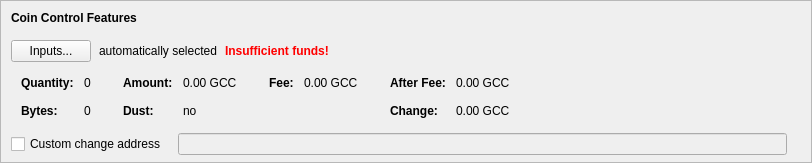
    <widget class="QFrame" name="frameCoinControl">
     <property name="sizePolicy">
      <sizepolicy hsizetype="Expanding" vsizetype="Expanding">
       <horstretch>0</horstretch>
       <verstretch>0</verstretch>
      </sizepolicy>
     </property>
     <property name="maximumSize">
      <size>
       <width>16777215</width>
       <height>16777215</height>
      </size>
     </property>
     <property name="frameShape">
      <enum>QFrame::StyledPanel</enum>
     </property>
     <property name="frameShadow">
      <enum>QFrame::Sunken</enum>
     </property>
     <layout class="QVBoxLayout" name="verticalLayoutCoinControl2">
      <property name="spacing">
       <number>0</number>
      </property>
      <property name="leftMargin">
       <number>0</number>
      </property>
      <property name="topMargin">
       <number>0</number>
      </property>
      <property name="rightMargin">
       <number>0</number>
      </property>
      <property name="bottomMargin">
       <number>6</number>
      </property>
      <item>
       <layout class="QVBoxLayout" name="verticalLayoutCoinControl" stretch="0,0,0,0,1">
        <property name="spacing">
         <number>0</number>
        </property>
        <property name="leftMargin">
         <number>10</number>
        </property>
        <property name="topMargin">
         <number>10</number>
        </property>
        <item>
         <layout class="QHBoxLayout" name="horizontalLayoutCoinControl1">
          <property name="bottomMargin">
           <number>15</number>
          </property>
          <item>
           <widget class="QLabel" name="labelCoinControlFeatures">
            <property name="sizePolicy">
             <sizepolicy hsizetype="Preferred" vsizetype="Maximum">
              <horstretch>0</horstretch>
              <verstretch>0</verstretch>
             </sizepolicy>
            </property>
            <property name="font">
             <font>
              <weight>75</weight>
              <bold>true</bold>
             </font>
            </property>
            <property name="styleSheet">
             <string notr="true">font-weight:bold;</string>
            </property>
            <property name="text">
             <string>Coin Control Features</string>
            </property>
           </widget>
          </item>
         </layout>
        </item>
        <item>
         <layout class="QHBoxLayout" name="horizontalLayoutCoinControl2" stretch="0,0,0,0">
          <property name="spacing">
           <number>8</number>
          </property>
          <property name="bottomMargin">
           <number>10</number>
          </property>
          <item>
           <widget class="QPushButton" name="pushButtonCoinControl">
            <property name="styleSheet">
             <string notr="true"/>
            </property>
            <property name="text">
             <string>Inputs...</string>
            </property>
            <property name="autoDefault">
             <bool>false</bool>
            </property>
           </widget>
          </item>
          <item>
           <widget class="QLabel" name="labelCoinControlAutomaticallySelected">
            <property name="text">
             <string>automatically selected</string>
            </property>
            <property name="margin">
             <number>5</number>
            </property>
           </widget>
          </item>
          <item>
           <widget class="QLabel" name="labelCoinControlInsuffFunds">
            <property name="font">
             <font>
              <weight>75</weight>
              <bold>true</bold>
             </font>
            </property>
            <property name="styleSheet">
             <string notr="true">color:red;font-weight:bold;</string>
            </property>
            <property name="text">
             <string>Insufficient funds!</string>
            </property>
            <property name="margin">
             <number>5</number>
            </property>
           </widget>
          </item>
          <item>
           <spacer name="horizontalSpacerCoinControl">
            <property name="orientation">
             <enum>Qt::Horizontal</enum>
            </property>
            <property name="sizeHint" stdset="0">
             <size>
              <width>40</width>
              <height>1</height>
             </size>
            </property>
           </spacer>
          </item>
         </layout>
        </item>
        <item>
         <widget class="QWidget" name="widgetCoinControl" native="true">
          <property name="sizePolicy">
           <sizepolicy hsizetype="Preferred" vsizetype="Preferred">
            <horstretch>0</horstretch>
            <verstretch>0</verstretch>
           </sizepolicy>
          </property>
          <property name="minimumSize">
           <size>
            <width>0</width>
            <height>0</height>
           </size>
          </property>
          <property name="styleSheet">
           <string notr="true"/>
          </property>
          <layout class="QHBoxLayout" name="horizontalLayoutCoinControl5">
           <property name="leftMargin">
            <number>0</number>
           </property>
           <property name="topMargin">
            <number>0</number>
           </property>
           <property name="rightMargin">
            <number>0</number>
           </property>
           <property name="bottomMargin">
            <number>0</number>
           </property>
           <item>
            <layout class="QHBoxLayout" name="horizontalLayoutCoinControl3" stretch="0,0,0,1">
             <property name="spacing">
              <number>20</number>
             </property>
             <property name="topMargin">
              <number>0</number>
             </property>
             <property name="bottomMargin">
              <number>10</number>
             </property>
             <item>
              <layout class="QFormLayout" name="formLayoutCoinControl1">
               <property name="horizontalSpacing">
                <number>10</number>
               </property>
               <property name="verticalSpacing">
                <number>14</number>
               </property>
               <property name="leftMargin">
                <number>10</number>
               </property>
               <property name="topMargin">
                <number>4</number>
               </property>
               <property name="rightMargin">
                <number>6</number>
               </property>
               <item row="0" column="0">
                <widget class="QLabel" name="labelCoinControlQuantityText">
                 <property name="font">
                  <font>
                   <weight>75</weight>
                   <bold>true</bold>
                  </font>
                 </property>
                 <property name="text">
                  <string>Quantity:</string>
                 </property>
                 <property name="margin">
                  <number>0</number>
                 </property>
                </widget>
               </item>
               <item row="0" column="1">
                <widget class="QLabel" name="labelCoinControlQuantity">
                 <property name="cursor">
                  <cursorShape>IBeamCursor</cursorShape>
                 </property>
                 <property name="contextMenuPolicy">
                  <enum>Qt::ActionsContextMenu</enum>
                 </property>
                 <property name="text">
                  <string notr="true">0</string>
                 </property>
                 <property name="margin">
                  <number>0</number>
                 </property>
                 <property name="textInteractionFlags">
                  <set>Qt::LinksAccessibleByMouse|Qt::TextSelectableByKeyboard|Qt::TextSelectableByMouse</set>
                 </property>
                </widget>
               </item>
               <item row="1" column="0">
                <widget class="QLabel" name="labelCoinControlBytesText">
                 <property name="font">
                  <font>
                   <weight>75</weight>
                   <bold>true</bold>
                  </font>
                 </property>
                 <property name="text">
                  <string>Bytes:</string>
                 </property>
                </widget>
               </item>
               <item row="1" column="1">
                <widget class="QLabel" name="labelCoinControlBytes">
                 <property name="cursor">
                  <cursorShape>IBeamCursor</cursorShape>
                 </property>
                 <property name="contextMenuPolicy">
                  <enum>Qt::ActionsContextMenu</enum>
                 </property>
                 <property name="text">
                  <string notr="true">0</string>
                 </property>
                 <property name="textInteractionFlags">
                  <set>Qt::LinksAccessibleByMouse|Qt::TextSelectableByKeyboard|Qt::TextSelectableByMouse</set>
                 </property>
                </widget>
               </item>
              </layout>
             </item>
             <item>
              <layout class="QFormLayout" name="formLayoutCoinControl2">
               <property name="horizontalSpacing">
                <number>10</number>
               </property>
               <property name="verticalSpacing">
                <number>14</number>
               </property>
               <property name="leftMargin">
                <number>6</number>
               </property>
               <property name="topMargin">
                <number>4</number>
               </property>
               <property name="rightMargin">
                <number>6</number>
               </property>
               <item row="0" column="0">
                <widget class="QLabel" name="labelCoinControlAmountText">
                 <property name="font">
                  <font>
                   <weight>75</weight>
                   <bold>true</bold>
                  </font>
                 </property>
                 <property name="text">
                  <string>Amount:</string>
                 </property>
                 <property name="margin">
                  <number>0</number>
                 </property>
                </widget>
               </item>
               <item row="0" column="1">
                <widget class="QLabel" name="labelCoinControlAmount">
                 <property name="cursor">
                  <cursorShape>IBeamCursor</cursorShape>
                 </property>
                 <property name="contextMenuPolicy">
                  <enum>Qt::ActionsContextMenu</enum>
                 </property>
                 <property name="text">
                  <string notr="true">0.00 GCC</string>
                 </property>
                 <property name="textInteractionFlags">
                  <set>Qt::LinksAccessibleByMouse|Qt::TextSelectableByKeyboard|Qt::TextSelectableByMouse</set>
                 </property>
                </widget>
               </item>
               <item row="1" column="0">
                <widget class="QLabel" name="labelCoinControlLowOutputText">
                 <property name="font">
                  <font>
                   <weight>75</weight>
                   <bold>true</bold>
                  </font>
                 </property>
                 <property name="text">
                  <string>Dust:</string>
                 </property>
                </widget>
               </item>
               <item row="1" column="1">
                <widget class="QLabel" name="labelCoinControlLowOutput">
                 <property name="cursor">
                  <cursorShape>IBeamCursor</cursorShape>
                 </property>
                 <property name="contextMenuPolicy">
                  <enum>Qt::ActionsContextMenu</enum>
                 </property>
                 <property name="text">
                  <string notr="true">no</string>
                 </property>
                 <property name="textInteractionFlags">
                  <set>Qt::LinksAccessibleByMouse|Qt::TextSelectableByKeyboard|Qt::TextSelectableByMouse</set>
                 </property>
                </widget>
               </item>
              </layout>
             </item>
             <item>
              <layout class="QFormLayout" name="formLayoutCoinControl3">
               <property name="horizontalSpacing">
                <number>10</number>
               </property>
               <property name="verticalSpacing">
                <number>14</number>
               </property>
               <property name="leftMargin">
                <number>6</number>
               </property>
               <property name="topMargin">
                <number>4</number>
               </property>
               <property name="rightMargin">
                <number>6</number>
               </property>
               <item row="0" column="0">
                <widget class="QLabel" name="labelCoinControlFeeText">
                 <property name="font">
                  <font>
                   <weight>75</weight>
                   <bold>true</bold>
                  </font>
                 </property>
                 <property name="text">
                  <string>Fee:</string>
                 </property>
                 <property name="margin">
                  <number>0</number>
                 </property>
                </widget>
               </item>
               <item row="0" column="1">
                <widget class="QLabel" name="labelCoinControlFee">
                 <property name="cursor">
                  <cursorShape>IBeamCursor</cursorShape>
                 </property>
                 <property name="contextMenuPolicy">
                  <enum>Qt::ActionsContextMenu</enum>
                 </property>
                 <property name="text">
                  <string notr="true">0.00 GCC</string>
                 </property>
                 <property name="textInteractionFlags">
                  <set>Qt::LinksAccessibleByMouse|Qt::TextSelectableByKeyboard|Qt::TextSelectableByMouse</set>
                 </property>
                </widget>
               </item>
             </layout>
             </item>
             <item>
              <layout class="QFormLayout" name="formLayoutCoinControl4">
               <property name="horizontalSpacing">
                <number>10</number>
               </property>
               <property name="verticalSpacing">
                <number>14</number>
               </property>
               <property name="leftMargin">
                <number>6</number>
               </property>
               <property name="topMargin">
                <number>4</number>
               </property>
               <property name="rightMargin">
                <number>6</number>
               </property>
               <item row="0" column="0">
                <widget class="QLabel" name="labelCoinControlAfterFeeText">
                 <property name="font">
                  <font>
                   <weight>75</weight>
                   <bold>true</bold>
                  </font>
                 </property>
                 <property name="text">
                  <string>After Fee:</string>
                 </property>
                 <property name="margin">
                  <number>0</number>
                 </property>
                </widget>
               </item>
               <item row="0" column="1">
                <widget class="QLabel" name="labelCoinControlAfterFee">
                 <property name="cursor">
                  <cursorShape>IBeamCursor</cursorShape>
                 </property>
                 <property name="contextMenuPolicy">
                  <enum>Qt::ActionsContextMenu</enum>
                 </property>
                 <property name="text">
                  <string notr="true">0.00 GCC</string>
                 </property>
                 <property name="textInteractionFlags">
                  <set>Qt::LinksAccessibleByMouse|Qt::TextSelectableByKeyboard|Qt::TextSelectableByMouse</set>
                 </property>
                </widget>
               </item>
               <item row="1" column="0">
                <widget class="QLabel" name="labelCoinControlChangeText">
                 <property name="font">
                  <font>
                   <weight>75</weight>
                   <bold>true</bold>
                  </font>
                 </property>
                 <property name="text">
                  <string>Change:</string>
                 </property>
                </widget>
               </item>
               <item row="1" column="1">
                <widget class="QLabel" name="labelCoinControlChange">
                 <property name="cursor">
                  <cursorShape>IBeamCursor</cursorShape>
                 </property>
                 <property name="contextMenuPolicy">
                  <enum>Qt::ActionsContextMenu</enum>
                 </property>
                 <property name="text">
                  <string notr="true">0.00 GCC</string>
                 </property>
                 <property name="textInteractionFlags">
                  <set>Qt::LinksAccessibleByMouse|Qt::TextSelectableByKeyboard|Qt::TextSelectableByMouse</set>
                 </property>
                </widget>
               </item>
              </layout>
             </item>
            </layout>
           </item>
          </layout>
         </widget>
        </item>
        <item>
         <layout class="QHBoxLayout" name="horizontalLayoutCoinControl4" stretch="0,0,0">
          <property name="spacing">
           <number>12</number>
          </property>
          <property name="sizeConstraint">
           <enum>QLayout::SetDefaultConstraint</enum>
          </property>
          <property name="topMargin">
           <number>5</number>
          </property>
          <property name="rightMargin">
           <number>5</number>
          </property>
          <item>
           <widget class="QCheckBox" name="checkBoxCoinControlChange">
            <property name="toolTip">
             <string>If this is activated, but the change address is empty or invalid, change will be sent to a newly generated address.</string>
            </property>
            <property name="text">
             <string>Custom change address</string>
            </property>
           </widget>
          </item>
          <item>
           <widget class="QValidatedLineEdit" name="lineEditCoinControlChange">
            <property name="enabled">
             <bool>false</bool>
            </property>
            <property name="sizePolicy">
             <sizepolicy hsizetype="Expanding" vsizetype="Fixed">
              <horstretch>0</horstretch>
              <verstretch>0</verstretch>
             </sizepolicy>
            </property>
           </widget>
          </item>
          <item>
           <widget class="QLabel" name="labelCoinControlChangeLabel">
            <property name="sizePolicy">
             <sizepolicy hsizetype="Preferred" vsizetype="Expanding">
              <horstretch>0</horstretch>
              <verstretch>0</verstretch>
             </sizepolicy>
            </property>
            <property name="minimumSize">
             <size>
              <width>0</width>
              <height>0</height>
             </size>
            </property>
            <property name="text">
             <string/>
            </property>
            <property name="margin">
             <number>3</number>
            </property>
           </widget>
          </item>
         </layout>
        </item>
        <item>
         <spacer name="verticalSpacerCoinControl">
          <property name="orientation">
           <enum>Qt::Vertical</enum>
          </property>
          <property name="sizeHint" stdset="0">
           <size>
            <width>800</width>
            <height>1</height>
           </size>
          </property>
         </spacer>
        </item>
       </layout>
      </item>
     </layout>
    </widget>
